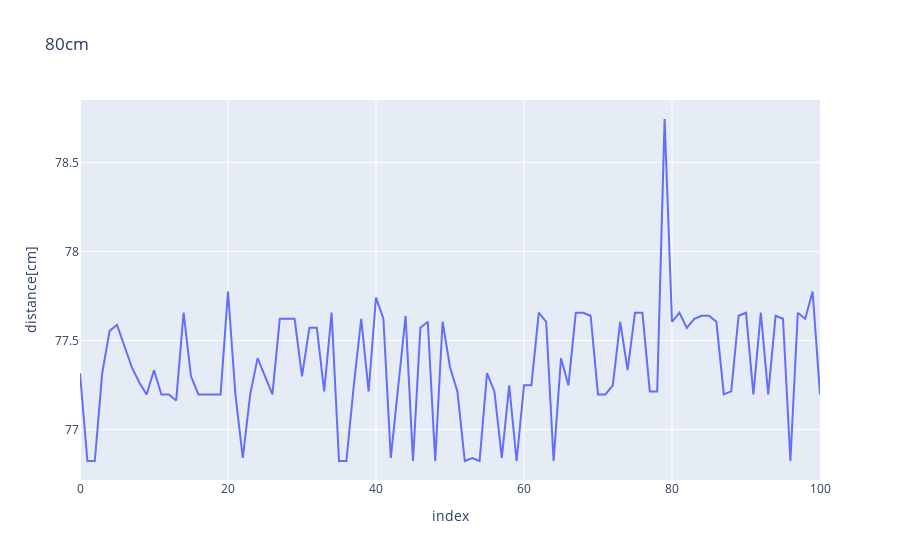
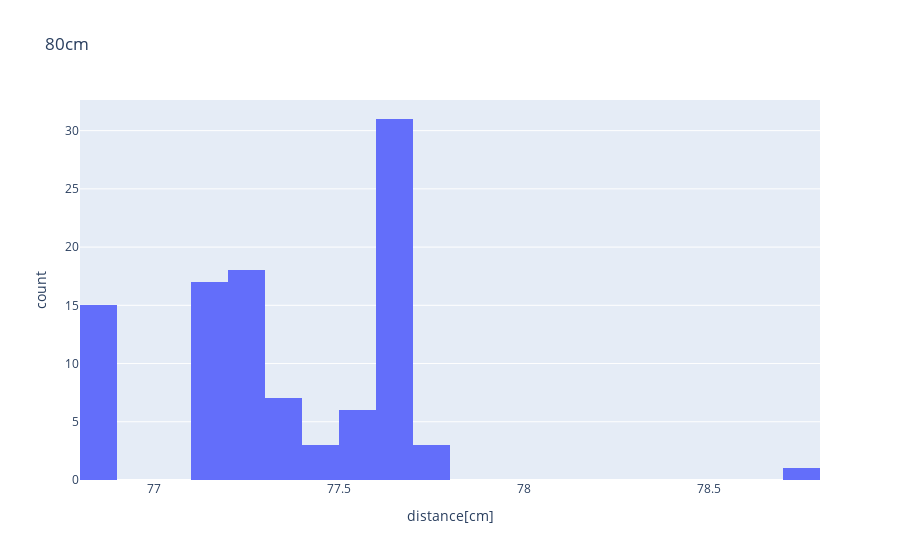

Write notebook code for charts like these, in order.
### Code cell
plotDistance('80cm')

### Figure 1 — Plotly figure (JSON) as saved in the notebook; plotly's stock layout.template omitted (floating-point values rounded to 4 significant figures)
{"data": [{"hovertemplate": "index=%{x}<br>distance[cm]=%{y}<extra></extra>", "legendgroup": "", "line": {"color": "#636efa", "dash": "solid"}, "marker": {"symbol": "circle"}, "mode": "lines", "name": "", "orientation": "v", "showlegend": false, "type": "scatter", "x": [0, 1, 2, 3, 4, 5, 6, 7, 8, 9, 10, 11, 12, 13, 14, 15, 16, 17, 18, 19, 20, 21, 22, 23, 24, 25, 26, 27, 28, 29, 30, 31, 32, 33, 34, 35, 36, 37, 38, 39, 40, 41, 42, 43, 44, 45, 46, 47, 48, 49, 50, 51, 52, 53, 54, 55, 56, 57, 58, 59, 60, 61, 62, 63, 64, 65, 66, 67, 68, 69, 70, 71, 72, 73, 74, 75, 76, 77, 78, 79, 80, 81, 82, 83, 84, 85, 86, 87, 88, 89, 90, 91, 92, 93, 94, 95, 96, 97, 98, 99, 100], "xaxis": "x", "y": [77.32, 76.82, 76.82, 77.32, 77.55, 77.59, 77.47, 77.35, 77.27, 77.2, 77.33, 77.2, 77.2, 77.16, 77.66, 77.3, 77.2, 77.2, 77.2, 77.2, 77.78, 77.2, 76.84, 77.2, 77.4, 77.3, 77.2, 77.62, 77.62, 77.62, 77.3, 77.57, 77.57, 77.21, 77.66, 76.82, 76.82, 77.25, 77.62, 77.21, 77.74, 77.62, 76.84, 77.25, 77.64, 76.82, 77.57, 77.61, 76.82, 77.61, 77.35, 77.21, 76.82, 76.84, 76.82, 77.32, 77.21, 76.84, 77.25, 76.82, 77.25, 77.25, 77.66, 77.61, 76.82, 77.4, 77.25, 77.66, 77.66, 77.64, 77.2, 77.2, 77.25, 77.61, 77.33, 77.66, 77.66, 77.21, 77.21, 78.74, 77.61, 77.66, 77.57, 77.62, 77.64, 77.64, 77.61, 77.2, 77.21, 77.64, 77.66, 77.2, 77.66, 77.2, 77.64, 77.62, 76.82, 77.66, 77.62, 77.78, 77.2], "yaxis": "y"}], "layout": {"legend": {"tracegroupgap": 0}, "title": {"text": "80cm"}, "xaxis": {"anchor": "y", "domain": [0, 1], "title": {"text": "index"}}, "yaxis": {"anchor": "x", "domain": [0, 1], "title": {"text": "distance[cm]"}}}}

### Figure 2 — Plotly figure (JSON) as saved in the notebook; plotly's stock layout.template omitted (floating-point values rounded to 4 significant figures)
{"data": [{"alignmentgroup": "True", "bingroup": "x", "hovertemplate": "distance[cm]=%{x}<br>count=%{y}<extra></extra>", "legendgroup": "", "marker": {"color": "#636efa", "pattern": {"shape": ""}}, "name": "", "offsetgroup": "", "orientation": "v", "showlegend": false, "type": "histogram", "x": [77.32, 76.82, 76.82, 77.32, 77.55, 77.59, 77.47, 77.35, 77.27, 77.2, 77.33, 77.2, 77.2, 77.16, 77.66, 77.3, 77.2, 77.2, 77.2, 77.2, 77.78, 77.2, 76.84, 77.2, 77.4, 77.3, 77.2, 77.62, 77.62, 77.62, 77.3, 77.57, 77.57, 77.21, 77.66, 76.82, 76.82, 77.25, 77.62, 77.21, 77.74, 77.62, 76.84, 77.25, 77.64, 76.82, 77.57, 77.61, 76.82, 77.61, 77.35, 77.21, 76.82, 76.84, 76.82, 77.32, 77.21, 76.84, 77.25, 76.82, 77.25, 77.25, 77.66, 77.61, 76.82, 77.4, 77.25, 77.66, 77.66, 77.64, 77.2, 77.2, 77.25, 77.61, 77.33, 77.66, 77.66, 77.21, 77.21, 78.74, 77.61, 77.66, 77.57, 77.62, 77.64, 77.64, 77.61, 77.2, 77.21, 77.64, 77.66, 77.2, 77.66, 77.2, 77.64, 77.62, 76.82, 77.66, 77.62, 77.78, 77.2], "xaxis": "x", "yaxis": "y"}], "layout": {"barmode": "relative", "legend": {"tracegroupgap": 0}, "title": {"text": "80cm"}, "xaxis": {"anchor": "y", "domain": [0, 1], "title": {"text": "distance[cm]"}}, "yaxis": {"anchor": "x", "domain": [0, 1], "title": {"text": "count"}}}}
